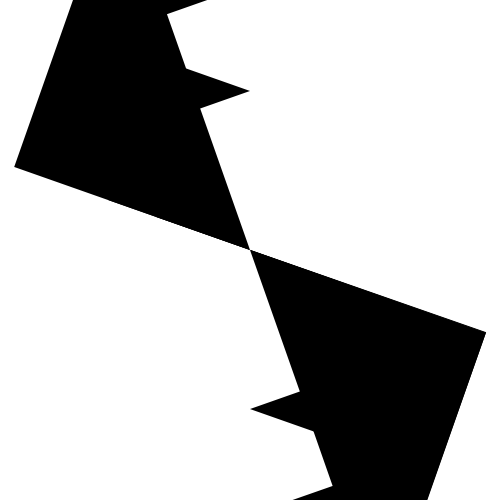
Frame 1 (no input)
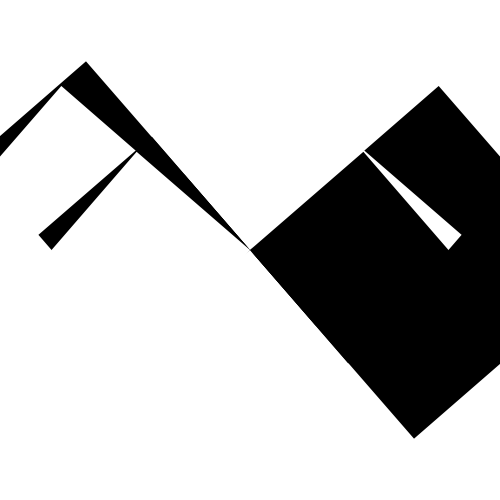
Frame 60 (the mouse pressed at the canvas centre just before this capture)
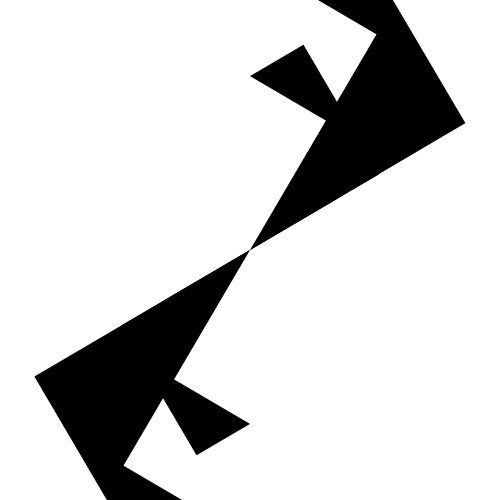
Frame 120 (the mouse held since frame 60 and released just before this capture)

The Processing sketch that drew these frames (run headless with seeded random() and noise(); from frame 60 on, the mouse is pressed at the canvas centre):

// Processing sketch: processing_168780
// ── processing_168780.pde

void setup()
{
  size(500,500);
  background(255);
}

void draw()
{
  background(255);
  
  pushMatrix();
  fill(0);
  translate(250,250);
  rotate(radians(millis())*0.1);
  rect(0,0,250,250);
  popMatrix();
  
  pushMatrix();
  fill(255);
  noStroke();
  translate(250,250);
  rotate(radians(90));
  rotate(radians(millis())*-0.1);
  rect(0,0,250,250);
  popMatrix();
  
  pushMatrix();
  fill(0);
  translate(250,250);
  rotate(radians(180));
  rotate(radians(millis())*0.1);
  rect(0,0,250,250);
  popMatrix();
  
  pushMatrix();
  fill(255);
  noStroke();
  translate(250,250);
  rotate(radians(270));
  rotate(radians(millis())*-0.1);
  rect(0,0,250,250);
  popMatrix();
  
  pushMatrix();
  fill(0);
  translate(250,250);
  rotate(radians(millis())*0.1);
  rect(0,0,100,100);
  popMatrix();
  
  pushMatrix();
  fill(255);
  noStroke();
  translate(250,250);
  rotate(radians(90));
  rotate(radians(millis())*-0.1);
  rect(0,0,100,100);
  popMatrix();
  
  pushMatrix();
  fill(0);
  translate(250,250);
  rotate(radians(180));
  rotate(radians(millis())*0.1);
  rect(0,0,100,100);
  popMatrix();
  
  pushMatrix();
  fill(255);
  noStroke();
  translate(250,250);
  rotate(radians(270));
  rotate(radians(millis())*-0.1);
  rect(0,0,100,100);
  popMatrix();
  
  pushMatrix();
  fill(0);
  translate(250,250);
  rotate(radians(millis())*0.1);
  rect(0,0,150,150);
  popMatrix();
  
  pushMatrix();
  fill(255);
  noStroke();
  translate(250,250);
  rotate(radians(90));
  rotate(radians(millis())*-0.1);
  rect(0,0,150,150);
  popMatrix();
  
  pushMatrix();
  fill(0);
  translate(250,250);
  rotate(radians(180));
  rotate(radians(millis())*0.1);
  rect(0,0,150,150);
  popMatrix();
  
  pushMatrix();
  fill(255);
  noStroke();
  translate(250,250);
  rotate(radians(270));
  rotate(radians(millis())*-0.1);
  rect(0,0,150,150);
  popMatrix();
}
